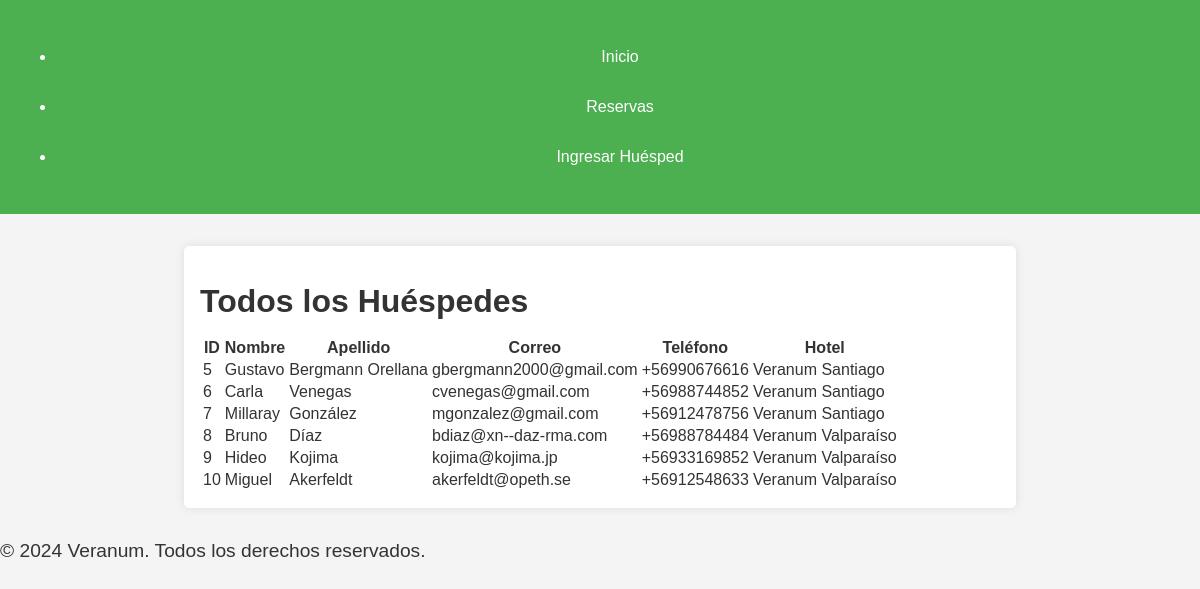
The app's page /all_guests/ with its own data.
### core/models.py (models this page shows, shortened)
class Guest(models.Model):
    hotel = models.ForeignKey(Hotel, on_delete=models.CASCADE)
    guest_id = models.AutoField(primary_key=True)
    first_name = models.CharField(max_length=50)
    last_name = models.CharField(max_length=50)
    email = models.EmailField()
    phone_number = models.CharField(max_length=15)

class Hotel(models.Model):
    hotel_id = models.AutoField(primary_key=True)
    name = models.CharField(max_length=100)
    location = models.CharField(max_length=100)

### core/views.py (the view)
# urls.py: path('all_guests/', all_guests, name='all_guests'),  # Nueva URL
def all_guests(request):
    guests = Guest.objects.all()
    return render(request, 'core/all_guests.html', {'guests': guests})

### core/templates/core/all_guests.html
{% extends 'core/base.html' %}
{% load static %}
{% block content %}
<h1>Todos los Huéspedes</h1>
<table class="table">
    <thead>
        <tr>
            <th>ID</th>
            <th>Nombre</th>
            <th>Apellido</th>
            <th>Correo</th>
            <th>Teléfono</th>
            <th>Hotel</th>
        </tr>
    </thead>
    <tbody>
        {% for guest in guests %}
        <tr>
            <td>{{ guest.guest_id }}</td>
            <td>{{ guest.first_name }}</td>
            <td>{{ guest.last_name }}</td>
            <td>{{ guest.email }}</td>
            <td>{{ guest.phone_number }}</td>
            <td>{{ guest.hotel.name }}</td>
        </tr>
        {% empty %}
        <tr>
            <td colspan="6">No hay huéspedes registrados.</td>
        </tr>
        {% endfor %}
    </tbody>
</table>
{% endblock %}

### core/templates/core/base.html (shortened to what this page needs)
{% load static %}
<!DOCTYPE html>
<html lang="en">
<head>
    <link rel="stylesheet" href="{% static 'core/css/styles.css' %}">
</head>
<body>
    <header>
        <nav>
            <ul>
                <li><a href="{% url 'home' %}">Inicio</a></li>
                <li><a href="{% url 'guest_reserva' hotel_id=1 %}">Reservas</a></li>
                <li><a href="{% url 'guest_form' %}">Ingresar Huésped</a></li>
            </ul>
        </nav>
    </header>
    <div class="container">
        {% block content %}{% endblock content %}
    </div>
    <footer>
        <p>&copy; 2024 Veranum. Todos los derechos reservados.</p>
    </footer>
</body>
</html>

### core/static/core/css/styles.css (style rules this page uses)
body { font-family: Arial, sans-serif; background-color: #f4f4f4; color: #333; margin: 0; padding: 0; }
header { background-color: #4CAF50; color: white; padding: 1rem; text-align: center; }
.container { max-width: 800px; margin: 2rem auto; padding: 1rem; background: white; box-shadow: 0 0 10px rgba(0, 0, 0, 0.1); border-radius: 5px; }
h1 { font-size: 2rem; margin-bottom: 1rem; }
p { font-size: 1.2rem; margin-bottom: 1.5rem; }
a { display: inline-block; margin: 0.5rem 0; padding: 0.5rem 1rem; text-decoration: none; color: white; background-color: #4CAF50; border-radius: 5px; transition: background-color 0.3s ease; }

### records on screen
Guest: guest_id "5", first_name "Gustavo", last_name "Bergmann Orellana", email "gbergmann2000@gmail.com", phone_number "+56990676616", hotel.name "Veranum Santiago"
Guest: guest_id "6", first_name "Carla", last_name "Venegas", email "cvenegas@gmail.com", phone_number "+56988744852", hotel.name "Veranum Santiago"
Guest: guest_id "7", first_name "Millaray", last_name "González", email "mgonzalez@gmail.com", phone_number "+56912478756", hotel.name "Veranum Santiago"
Guest: guest_id "8", first_name "Bruno", last_name "Díaz", email "bdiaz@xn--daz-rma.com", phone_number "+56988784484", hotel.name "Veranum Valparaíso"
Guest: guest_id "9", first_name "Hideo", last_name "Kojima", email "kojima@kojima.jp", phone_number "+56933169852", hotel.name "Veranum Valparaíso"
Guest: guest_id "10", first_name "Miguel", last_name "Akerfeldt", email "akerfeldt@opeth.se", phone_number "+56912548633", hotel.name "Veranum Valparaíso"
